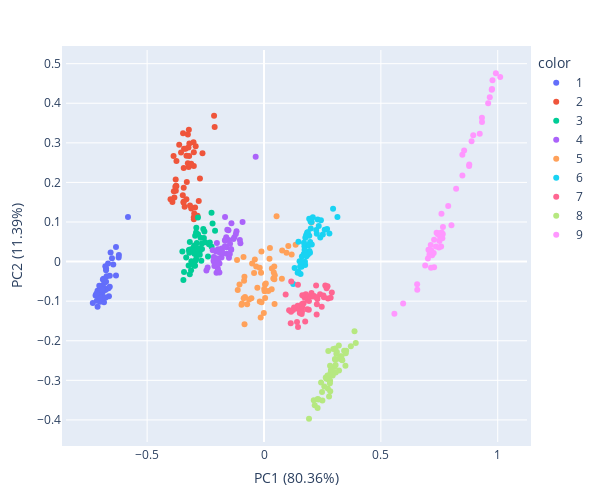
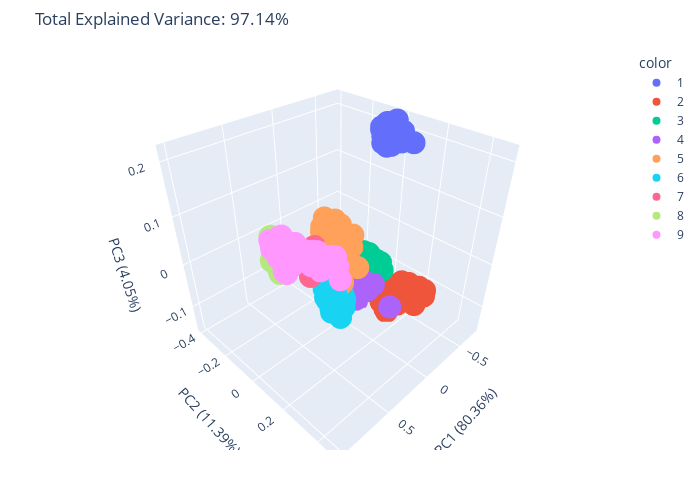

Write notebook code for charts like these, in order.
### Code cell
# PCA SCATTER PLOT
def pc_scores(input_spectra, num_comps, explained_variance):
    pca1 = PCA(n_components=num_comps)
    # Transform on the scaled features
    Xcomps = pca1.fit_transform(input_spectra)
    pc_list = ['PC'+ str(i) for i in list(range(1, num_comps+1))]
    scores_df =pd.DataFrame.from_dict(dict(zip(pc_list, Xcomps)))
    print(scores_df)

    # Define the labels
    label_name = ['0/8 Milk', '1/8 Milk', '2/8 Milk', '3/8 Milk', '4/8 Milk', '5/8 Milk', '6/8 Milk', '7/8 Milk', '8/8 Milk']

    PCs_var = explained_variance*100
    total_var = explained_variance.sum()*100

    # 2D Scatter Plot
    unique = list(set(label))
    colors = [plt.cm.jet(float(i)/max(unique)) for i in unique]
    with plt.style.context(('ggplot')):
        for i, u in enumerate(unique):
            col = np.expand_dims(np.array(colors[i]), axis=0)
            pc1 = [Xcomps[j,0] for j in range(len(Xcomps[:,0])) if label[j] == u]    # PC1
            pc2 = [Xcomps[j,1] for j in range(len(Xcomps[:,1])) if label[j] == u]    # PC2
            pc3 = [Xcomps[j,2] for j in range(len(Xcomps[:,2])) if label[j] == u]    # PC3
            pc4 = [Xcomps[j,3] for j in range(len(Xcomps[:,3])) if label[j] == u]    # PC4
            plt.scatter(pc1, pc2, c=col, s=60, edgecolors='k', label=str(u))
        plt.xlabel('PC1')
        plt.ylabel('PC2')
        plt.legend(label_name, loc = 'lower right')
        plt.title('2D PCA' + f' (Total Explained Variance: {total_var:.2f}%)')
        plt.show()

    # 2D PCA Scatter Plot
    fig = px.scatter(Xcomps, x=0, y=1, color=label,
                     labels={'0':'PC1 ('+str(round(PCs_var[0],2))+'%)',
                             '1':'PC2 ('+str(round(PCs_var[1],2))+'%)'})
    fig.update_layout(
        autosize=False, width=600, height=500,
        margin=dict(l=50, r=50, b=50, t=50, pad=4),
        paper_bgcolor="white",
    )
    fig.show()

    # 3D PCA Plot

    fig = px.scatter_3d(Xcomps, x=0, y=1, z=2, color=label,
                        title=f'Total Explained Variance: {total_var:.2f}%',
                        labels={'0':'PC1 ('+str(round(PCs_var[0],2))+'%)',
                                '1':'PC2 ('+str(round(PCs_var[1],2))+'%)',
                                '2':'PC3 ('+str(round(PCs_var[2],2))+'%)'})

    fig.update_layout(
        autosize=False, width=700, height=500,
        margin=dict(l=50, r=50, b=50, t=50, pad=4),
        paper_bgcolor='white',
    )
    fig.show()
pcs = pc_scores(spectra_raw, 4, expl_var_1)
